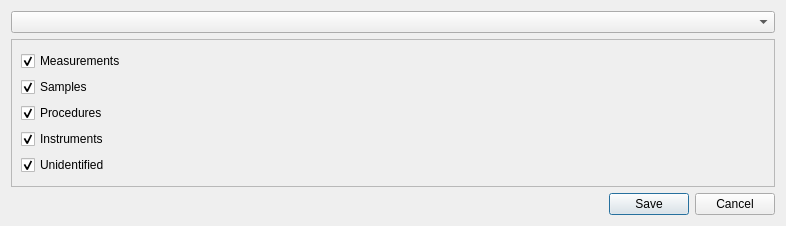
<?xml version="1.0" encoding="UTF-8"?>
<ui version="4.0">
 <class>UploadConfigDialog</class>
 <widget class="QDialog" name="UploadConfigDialog">
  <property name="geometry">
   <rect>
    <x>0</x>
    <y>0</y>
    <width>786</width>
    <height>226</height>
   </rect>
  </property>
  <property name="windowTitle">
   <string>Configure project upload</string>
  </property>
  <property name="toolTip">
   <string>Select the configuration parameters used for dataverse upload.</string>
  </property>
  <layout class="QVBoxLayout" name="verticalLayout">
   <item>
    <layout class="QVBoxLayout" name="mainVerticalLayout">
     <item>
      <widget class="QComboBox" name="numParallelComboBox">
       <property name="toolTip">
        <string>Choose the number of parallel dataverse uploads.</string>
       </property>
      </widget>
     </item>
     <item>
      <widget class="QScrollArea" name="projectContentsScrollArea">
       <property name="toolTip">
        <string>Select the sub-items in a project to be uploaded to dataverse.</string>
       </property>
       <property name="widgetResizable">
        <bool>true</bool>
       </property>
       <widget class="QWidget" name="scrollAreaWidgetContents">
        <property name="geometry">
         <rect>
          <x>0</x>
          <y>0</y>
          <width>750</width>
          <height>159</height>
         </rect>
        </property>
        <layout class="QVBoxLayout" name="verticalLayout_3">
         <item>
          <layout class="QVBoxLayout" name="projectItemsVerticalLayout">
           <item>
            <widget class="QCheckBox" name="measurementCheckBox">
             <property name="text">
              <string>Measurements</string>
             </property>
             <property name="checked">
              <bool>true</bool>
             </property>
            </widget>
           </item>
           <item>
            <widget class="QCheckBox" name="samplesCheckBox">
             <property name="text">
              <string>Samples</string>
             </property>
             <property name="checked">
              <bool>true</bool>
             </property>
            </widget>
           </item>
           <item>
            <widget class="QCheckBox" name="proceduresCheckBox">
             <property name="text">
              <string>Procedures</string>
             </property>
             <property name="checked">
              <bool>true</bool>
             </property>
            </widget>
           </item>
           <item>
            <widget class="QCheckBox" name="instrumentsCheckBox">
             <property name="text">
              <string>Instruments</string>
             </property>
             <property name="checked">
              <bool>true</bool>
             </property>
            </widget>
           </item>
           <item>
            <widget class="QCheckBox" name="unidentifiedCheckBox">
             <property name="text">
              <string>Unidentified</string>
             </property>
             <property name="checked">
              <bool>true</bool>
             </property>
            </widget>
           </item>
          </layout>
         </item>
        </layout>
       </widget>
      </widget>
     </item>
    </layout>
   </item>
   <item>
    <widget class="QDialogButtonBox" name="buttonBox">
     <property name="orientation">
      <enum>Qt::Horizontal</enum>
     </property>
     <property name="standardButtons">
      <set>QDialogButtonBox::Cancel|QDialogButtonBox::Save</set>
     </property>
    </widget>
   </item>
  </layout>
 </widget>
 <resources/>
 <connections>
  <connection>
   <sender>buttonBox</sender>
   <signal>accepted()</signal>
   <receiver>UploadConfigDialog</receiver>
   <slot>accept()</slot>
   <hints>
    <hint type="sourcelabel">
     <x>248</x>
     <y>254</y>
    </hint>
    <hint type="destinationlabel">
     <x>157</x>
     <y>274</y>
    </hint>
   </hints>
  </connection>
  <connection>
   <sender>buttonBox</sender>
   <signal>rejected()</signal>
   <receiver>UploadConfigDialog</receiver>
   <slot>reject()</slot>
   <hints>
    <hint type="sourcelabel">
     <x>316</x>
     <y>260</y>
    </hint>
    <hint type="destinationlabel">
     <x>286</x>
     <y>274</y>
    </hint>
   </hints>
  </connection>
 </connections>
</ui>
